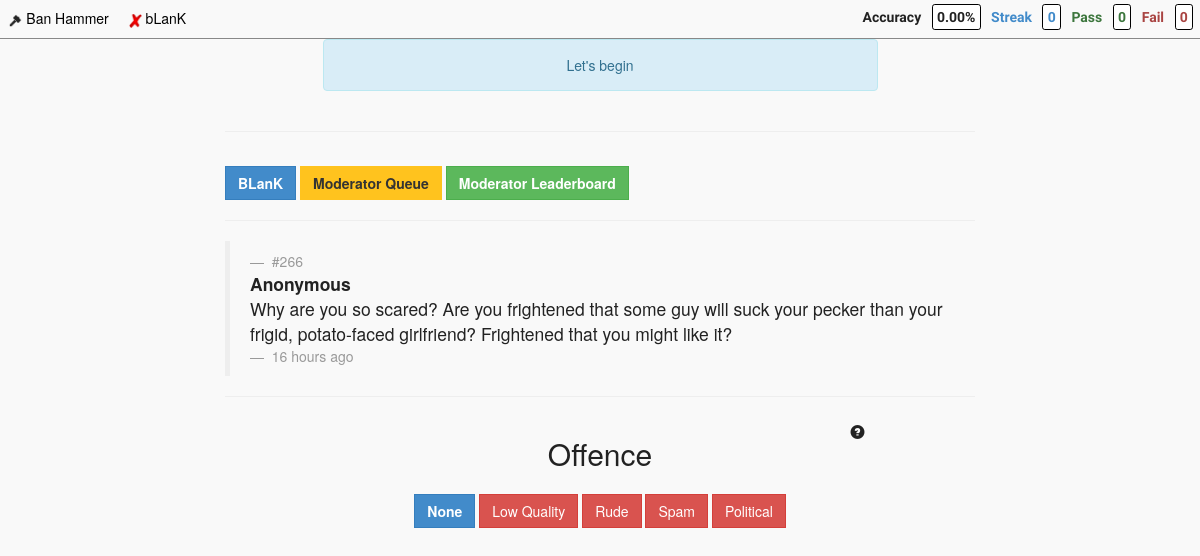
/site/blank/queue, run on the app's committed database.
### tables this page shows
CREATE TABLE IF NOT EXISTS `site` (
  `id` int(10) unsigned NOT NULL AUTO_INCREMENT,
  `slug` varchar(100) NOT NULL,
  `name` varchar(100) NOT NULL,
  `active` int(1) unsigned NOT NULL,
  `accuracy_minimum` int(10) unsigned NOT NULL,
  `anonymous_flag` int(1) NOT NULL,
  `sort` int(10) unsigned NOT NULL,
  `created` timestamp NOT NULL DEFAULT CURRENT_TIMESTAMP,
  PRIMARY KEY (`id`)
);

CREATE TABLE IF NOT EXISTS `post` (
  `id` int(10) unsigned NOT NULL AUTO_INCREMENT,
  `username` varchar(100) NOT NULL,
  `ip` varchar(100) NOT NULL,
  `content` text NOT NULL,
  `image` varchar(100) NOT NULL,
  `offence_key` int(10) unsigned NOT NULL,
  `real_report` int(10) unsigned NOT NULL DEFAULT '0',
  `site_key` int(10) NOT NULL,
  `account_key` int(10) NOT NULL,
  `confidence` int(10) unsigned NOT NULL,
  `severity_sum` int(10) unsigned NOT NULL DEFAULT '0',
  `review_tally` int(10) unsigned NOT NULL DEFAULT '0',
  `last_reviewed` varchar(100) NOT NULL,
  `created` timestamp NOT NULL DEFAULT CURRENT_TIMESTAMP,
  PRIMARY KEY (`id`)
);

CREATE TABLE IF NOT EXISTS `enforcement` (
  `id` int(10) unsigned NOT NULL AUTO_INCREMENT,
  `site_key` int(10) NOT NULL,
  `offence_key` int(10) NOT NULL,
  `created` timestamp NOT NULL DEFAULT CURRENT_TIMESTAMP,
  PRIMARY KEY (`id`)
);

CREATE TABLE IF NOT EXISTS `offence` (
  `id` int(10) unsigned NOT NULL AUTO_INCREMENT,
  `slug` varchar(100) NOT NULL,
  `sort` int(10) unsigned NOT NULL,
  `created` timestamp NOT NULL DEFAULT CURRENT_TIMESTAMP ON UPDATE CURRENT_TIMESTAMP,
  PRIMARY KEY (`id`)
);

### application/controllers/Main.php (called while the page is built, shortened)
<?php
class Main extends CI_Controller {
    function __construct()
    {
        $this->load->model('main_model', '', TRUE);
        $this->load->model('user_model', '', TRUE);
        $this->data['active_sites'] = $this->main_model->get_active_sites();
        $this->data['user'] = $this->get_user_by_session();
        $this->data['real_report'] = false;
        $this->data['current_site']['name'] = 'Overall';
        $this->data['current_site']['slug'] = 'default';
        $this->data['login_reminder_point'] = 30;
        $this->data['hours_between_reviews'] = 24;
        $this->data['suggest_account_at'] = 30;
        $this->data['leaderboard_minimum'] = 30;
        if (is_dev()) {
            $this->data['leaderboard_minimum'] = 10;
        }
    }
    public function queue($slug)
    {
        $data = $this->data;
        $data['current_site'] = $this->main_model->get_current_site($slug);
        $ip = $_SERVER['REMOTE_ADDR'];
        $data['post'] = $this->main_model->get_post_for_queue($data['current_site']['id'], $ip, $this->data['hours_between_reviews']);
        if ($data['post']) {
            $data['post']['time_ago'] = get_time_ago(strtotime($data['post']['created']));
        }
        $data['offences'] = $this->main_model->get_offences_by_site($data['current_site']['id']);
        $data['actions'] = $this->main_model->get_actions();
        $data['page_title'] = $slug . ' Moderator Queue';
        $data['slug'] = $slug;
        $this->load->view('templates/header', $data);
        $this->load->view('toolbar', $data);
        $this->load->view('sites/' . $slug . '/style', $data);
        $this->load->view('queue_result', $data);
        $this->load->view('sites/' . $slug . '/queue', $data);
        $this->load->view('queue_form', $data);
        $this->load->view('templates/scripts', $data);
        $this->load->view('sites/' . $slug . '/script', $data);
        $this->load->view('templates/footer', $data);
    }
    public function get_user_by_session()
    {
        $user = $this->session->userdata('user');
        if (empty($user)) {
            $sess_array = array(
                'id' => 0,
                'username' => 'Anonymous',
                'logged_in' => false,
                'current_account' => array(
                    'id' => 0,
                    'pass' => 0,
                    'fail' => 0,
                    'streak' => 0,
                    'total' => 0,
                ),
            );
            $this->session->set_userdata('user', $sess_array);
            $user = $this->session->userdata('user');
        }
        $user['accuracy'] = accuracy_calculator($user['current_account']['pass'], $user['current_account']['fail']);
        return $user;
    }
}

### index.php (called while the page is built, shortened)
<?php
require_once BASEPATH.'core/CodeIgniter.php';

### application/models/Main_model.php (called while the page is built, shortened)
<?php
Class main_model extends CI_Model
{
    function get_active_sites()
    {
        $this->db->select('*');
        $this->db->from('site');
        $this->db->where('active', 1);
        $query = $this->db->get();
        $result = $query->result_array();
        return $result;
    }
    function get_current_site($slug)
    {
        $this->db->select('*');
        $this->db->from('site');
        $this->db->where('slug', $slug);
        $query = $this->db->get();
        $result = $query->result_array();
        return isset($result[0]) ? $result[0] : false;
    }
    function get_post_for_queue($site_key, $ip, $hours_between_reviews)
    {
        $site_key = mysqli_real_escape_string(get_mysqli(), $site_key);
        $ip = mysqli_real_escape_string(get_mysqli(), $ip);
        $raw_query = "
        SELECT `post`.id, `post`.username, `post`.content, `post`.created
        FROM `post`
        WHERE `post`.`site_key` = " . $site_key . "
        AND NOT EXISTS (
            SELECT *
            FROM `review`
            WHERE `post_key` = `post`.`id`
            AND `ip` = '" . $ip . "'
            AND `review`.`created` > timestampadd(hour, -" . $hours_between_reviews . ", now())
        )
        ORDER BY RAND()
        LIMIT 1;
        ";
        $query = $this->db->query($raw_query);
        $result = $query->result_array();
        return isset($result[0]) ? $result[0] : false;
    }
    function get_offences_by_site($site_key)
    {
        $this->db->select('*');
        $this->db->from('enforcement');
        $this->db->join('offence', 'enforcement.offence_key = offence.id', 'left');
        $this->db->where('site_key', $site_key);
        $this->db->order_by('offence.sort', 'ASC');
        $query = $this->db->get();
        $result = $query->result_array();
        return $result;
    }
    function get_actions()
    {
        $this->db->select('*');
        $this->db->from('action');
        $this->db->where('active', 1);
        $this->db->order_by('sort', 'ASC');
        $query = $this->db->get();
        $result = $query->result_array();
        return $result;
    }
}
?>

### application/config/autoload.php (called while the page is built, shortened)
<?php
function deslug($string) {
    return ucwords(str_replace('_', ' ', $string));
}
function html_clean($string)
{
    $string = htmlspecialchars($string, ENT_QUOTES, config_item('charset'), TRUE);
    $string = nl2br($string);
    return $string;
}
function accuracy_calculator($pass, $fail) {
    if (!is_whole_int($pass) || !is_whole_int($fail)) {
        $result = 0;
    }
    else if ($pass == 0) {
        $result = 0;
    }
    return sprintf('%0.2f', $result);
}
function is_whole_int($val) {
    $val = strval($val);
    $val = str_replace('-', '', $val);
    if (ctype_digit($val)) {
        if ($val === (string)0) {
            return true;
        }
        else if (ltrim($val, '0') === $val) {
            return true;
        }
    }
    return false;
}

### application/config/database.php (called while the page is built, shortened)
<?php
function get_mysqli() {$db = (array)get_instance()->db;
    return mysqli_connect('localhost', $db['username'], $db['password'], $db['database']);
}

### application/views/queue_form.php (the view, shortened to what this page needs)
<div class="container text-center">
    <div class="row">
        <div class="col-md-6 col-md-push-3">
            <?php if ($post) { ?>
            <form id="queue_form" action="<?=base_url()?>site/<?php echo $slug; ?>/new_review" method="post">
                <div id="offence_parent">
                    <div class="row">
                        <div class="col-md-3">
                        </div>
                        <div class="col-md-6">
                            <h2>Offence</h2>
                        </div>
                        <div class="col-md-3">
                            <span class="how_to_play_button glyphicon glyphicon-question-sign btn pull-right" type="button" data-toggle="modal" data-target="#how_to_play_modal" title="How To Play"></span>
                        </div>
                    </div>
                    <?php foreach ($offences as $offence) { ?>
                        <?php $style = $offence['slug'] === 'none' ? 'btn-primary offence_none' : 'btn-danger'; ?>
                        <div class="offence_button custom_btn btn <?php echo $style; ?>" offence="<?php echo $offence['id']; ?>">
                            <?php echo deslug($offence['slug']); ?>
                        </div>
                    <?php } ?>
                </div>
            </form>
            <?php } ?>
        </div>
    </div>
</div>

### application/views/templates/header.php (shortened to what this page needs)
<!DOCTYPE html>
<html>
  <head>
    <link href="<?=base_url()?>resources/bootstrap/css/bootstrap.min.css" rel="stylesheet" type="text/css">
    <link href="<?=base_url()?>resources/style.css?<?php echo time(); ?>" rel="stylesheet" type="text/css">
  </head>
  <body>

### application/views/toolbar.php (shortened to what this page needs)
<nav class="global_toolbar">
    <a class="global_link" href="<?=base_url()?>">
        <div class="global_site_parent">
            <img class="global_site_icon" src="<?=base_url()?>resources/img/favicon.ico" alt="Ban Hammer"/>
            <span class="global_site_name">Ban Hammer</span>
        </div>
    </a>
    <?php foreach ($active_sites as $site) { ?>
    <a class="global_link" href="<?=base_url()?>site/<?php echo $site['slug']; ?>/queue">
        <div class="global_site_parent">
            <img class="global_site_icon" src="<?=base_url()?>resources/sites/<?php echo $site['slug']; ?>/icon.png" alt="<?php echo $site['name']; ?>"/>
            <span class="global_site_name"><?php echo $site['name']; ?></span>
        </div>
    </a>
    <?php } ?>
    <span id="score_parent">
        <span id="accuracy_parent" class="text-default">
            <span id="accuracy_label" class="score_label">Accuracy</span>
            <span id="accuracy_value_parent" class="score_value"><span id="accuracy_value"><?php echo $user['accuracy']; ?>%</span></span>
        </span>
        <span id="streak_parent" class="text-primary">
            <span id="streak_label" class="score_label">Streak</span>
            <span id="streak_value" class="score_value"><?php echo $user['current_account']['streak']; ?></span>
        </span>
        <span id="pass_parent" class="text-success">
            <span id="pass_label" class="score_label">Pass</span>
            <span id="pass_value" class="score_value"><?php echo $user['current_account']['pass']; ?></span>
        </span>
        <span id="fail_parent" class="text-danger">
            <span id="fail_label" class="score_label">Fail</span>
            <span id="fail_value" class="score_value"><?php echo $user['current_account']['fail']; ?></span>
        </span>
    </span>
</nav>

### application/views/queue_result.php (shortened to what this page needs)
<div class="container text-center">
    <div class="row">
        <div class="col-md-6 col-md-push-3">
            <div id="review_result_alert" class="alert alert-info">Let's begin</div>
        </div>
    </div>
</div>

### application/views/sites/blank/queue.php (shortened to what this page needs)
<div class="<?php echo $slug; ?>_parent container">
    <div class="row">
        <div class="col-md-8 col-md-push-2">
            <hr>
            <a class="custom_btn btn btn-primary" href="<?=base_url()?>site/<?php echo $slug; ?>">
                <strong><?php echo deslug($current_site['name']); ?></strong>
            </a>
            <a class="custom_btn btn btn-action" href="<?=base_url()?>site/<?php echo $slug; ?>/queue">
                <strong>Moderator Queue</strong>
            </a>
            <a class="custom_btn btn btn-success" href="<?=base_url()?>site/<?php echo $slug; ?>/leaderboard">
                <strong>Moderator Leaderboard</strong>
            </a>
            <hr>
            <div id="queue_post_parent" class="post_parent" <?php if (!$post) { echo 'style="display: none;"'; } ?>>
                <blockquote>
                    <div class="post_user">
                        <small>
                            #<span id="queue_post_id_label"><?php echo html_clean($post['id']); ?></span>
                        </small>
                        <strong id="queue_post_user">
                            <?php echo html_clean($post['username']); ?>
                        </strong>
                    </div>
                    <div id="queue_post_content" class="post_content embedica_this">
                        <?php echo html_clean($post['content']); ?>
                    </div>
                    <div class="post_time">
                        <small id="queue_post_time_ago">
                        <?php echo $post['time_ago']; ?>
                        </small>
                    </div>
                </blockquote>
            </div>
            <hr>
        </div>
    </div>
</div>

### application/views/templates/footer.php
    <br>
  </body>
</html>

### resources/style.css (style rules this page uses)
body { background-color: #f9f9f9; color: #222; }
.custom_btn { margin-top: 1em; border-radius: 0; }
.global_toolbar { background-color: #f9f9f9; height: 2.8em; border-bottom: 1px solid #888; }
.global_site_icon { height: 1em; }
.global_site_name { color: #000; }
.global_site_parent { display: inline-block; padding: 0.5em; margin: 0.1em; transition: background-color 0.5s; border-radius: 0.1em; }
#score_parent { margin-top: 0.5em; font-weight: bold; font-family: 'Play', sans-serif; float: right; }
.score_value { margin: 0.5em; padding: 0.3em; background-color: #fff; border: 1px solid #000; border-radius: 0.2em; }
#review_result_alert { transition: all 0.2s ease-out; }
#queue_post_content { transition: height 0.5s ease; }
.offence_none { font-weight: bold; }
.btn-action { background-color: hsl(44, 100%, 56%) !important; background-repeat: repeat-x; filter: progid:DXImageTransform.Microsoft.gradient(startColorstr="#ffc31e", endColorstr="#ffc31e"); background-image: -khtml-gradient(linear, left top, left bottom, from(#ffc31e), to(#ffc31e)); background-image: -moz-linear-gradient(top, #ffc31e, #ffc31e); background-image: -ms-linear-gradient(top, #ffc31e, #ffc31e); background-image: -webkit-gradient(linear, left top, left bottom, color-stop(0%, #ffc31e), color-stop(100%, #ffc31e)); background-image: -webkit-linear-gradient(top, #ffc31e, #ffc31e); background-image: -o-linear-gradient(top, #ffc31e, #ffc31e); background-image: linear-gradient(#ffc31e, #ffc31e); border-color: #ffc31e #ffc31e hsl(44, 100%, 56%); color: #333 !important; text-shadow: 0 1px 1px rgba(255, 255, 255, 0.00); -webkit-font-smoothing: antialiased; }

### data on the page
site: slug (picture), name "bLanK", name "BLanK"
post: id "266", username "Anonymous", content "Why are you so scared? Are you frightened that some guy will suck your pecker than your frigid, potato-faced girlfriend? Frightened that you might like it?"
enforcement: offence.slug "None"
enforcement: offence.slug "Low Quality"
enforcement: offence.slug "Rude"
enforcement: offence.slug "Spam"
enforcement: offence.slug "Political"

### other printed values
$user['accuracy'] "0.00"
$user['current_account']['streak'] "0"
$user['current_account']['pass'] "0"
$user['current_account']['fail'] "0"
$post['time_ago'] "16 hours ago"
